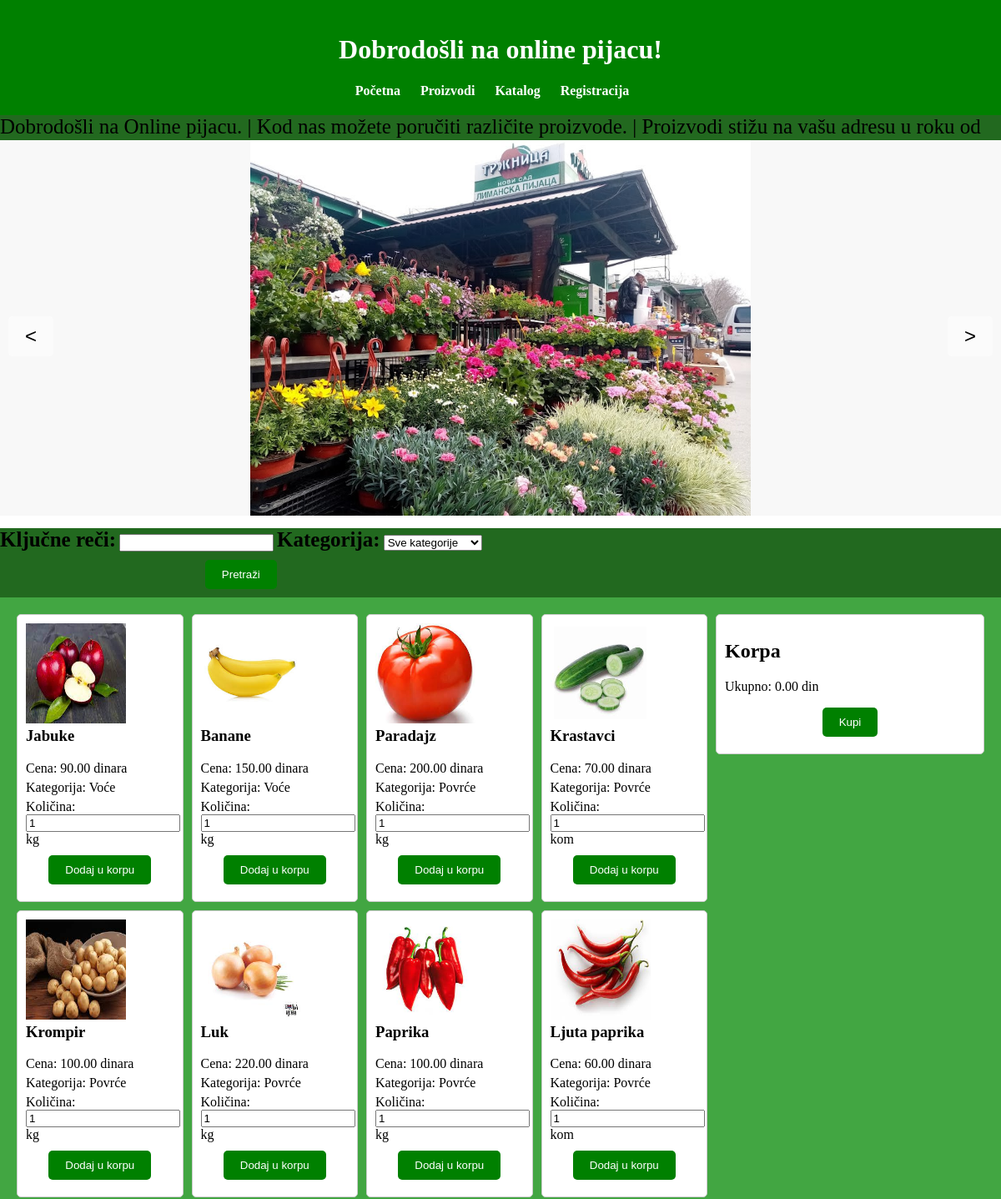
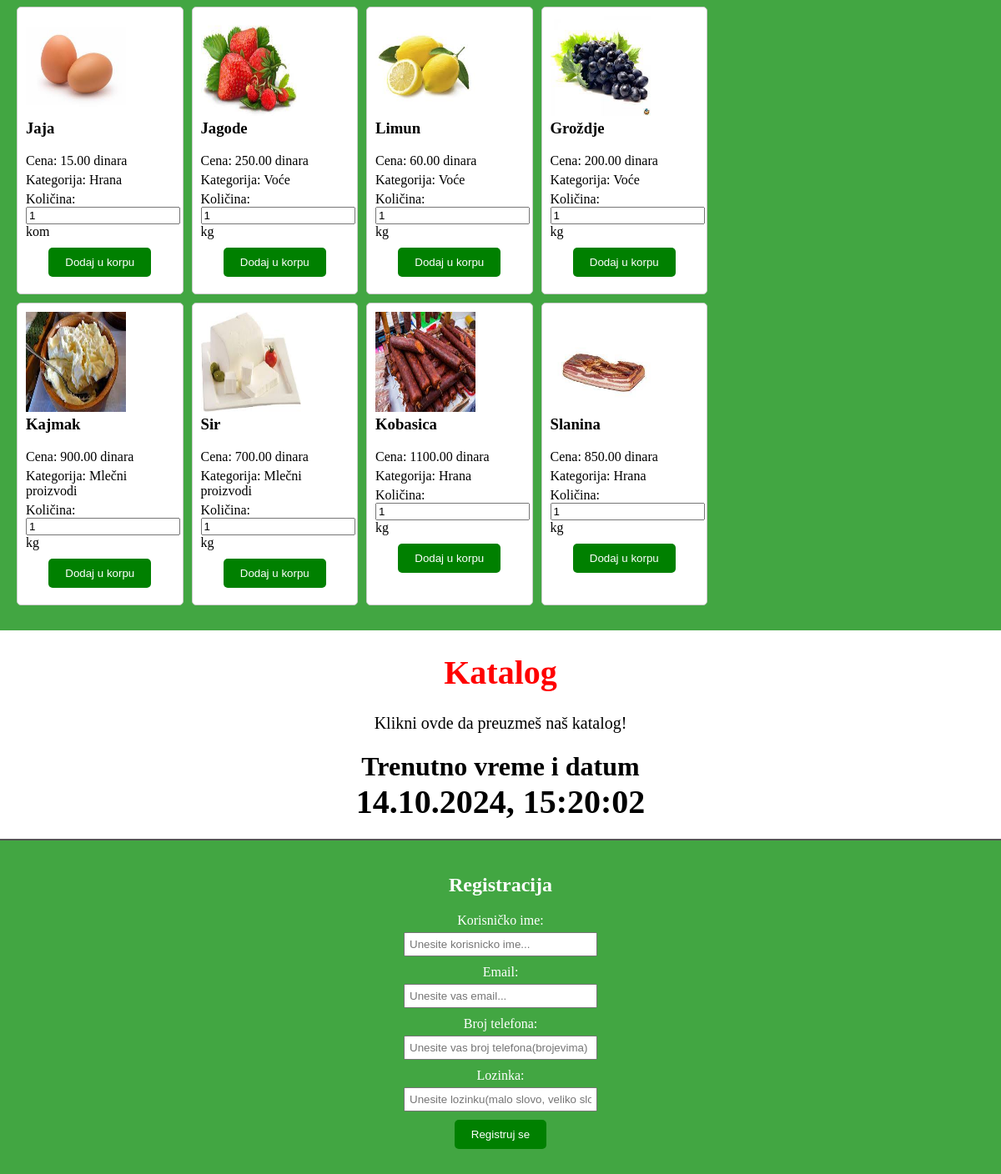
The page / on the database its author committed (2 pictures, top to bottom).
### tables this page shows
CREATE TABLE `proizvodi` (
  `id` int(11) NOT NULL,
  `ime` varchar(255) DEFAULT NULL,
  `cena` decimal(10,2) DEFAULT NULL,
  `kategorija` varchar(255) DEFAULT NULL,
  `slika` varchar(255) DEFAULT NULL,
  `jedinica` varchar(50) DEFAULT NULL
);

### index.php (the view, shortened to what this page needs)
<!DOCTYPE html>
<html lang="sr">
<head>
    <link rel="stylesheet" href="style.css">
</head>
<body>
<?php include 'bazapodataka.php'; ?>
<header>
        <h1>Dobrodošli na online pijacu!</h1>
        <nav>
            <ul>
                <li><a href="#">Početna</a></li>
                <li><a href="#proizvodi">Proizvodi</a></li>
                <li><a href="#preuzimanje">Katalog</a></li>
                <li><a href="#forma-registracija">Registracija</a></li>
            </ul>
        </nav>
</header>
<?php
    $marki_tekst = "Dobrodošli na Online pijacu. | Kod nas možete poručiti različite proizvode. | Proizvodi stižu na vašu adresu u roku od 2h. |";
    echo  "<marquee id='marki'>$marki_tekst</marquee>";
?>
    <div class="slider">
        <img src="pijace slike/liman.jpg" alt="Slika 1" class="trenutna-slika">
        <button id="prethodniBtn" class="dugme-slider prethodno-dugme">&lt;</button>
        <button id="sledeciBtn" class="dugme-slider sledece-dugme">&gt;</button>
    </div>
    <div id="pretraga">
    <form method="GET" action="<?php echo $_SERVER['PHP_SELF']; ?>">
    <label for="kljucne-reci">Ključne reči:</label>
    <input type="text" id="kljucne-reci" name="kljucne-reci">
    <label for="kategorija">Kategorija:</label>
    <select id="kategorija" name="kategorija">
        <option value="">Sve kategorije</option>
    </select>
    <button type="submit">Pretraži</button>
</form>
</div>
    <main>
    <section id="proizvodi">
<?php
if ($_SERVER["REQUEST_METHOD"] == "GET" && isset($_GET['kljucne-reci'])) {
    $kljucneReci = $_GET['kljucne-reci'];
    $kategorija = $_GET['kategorija'];
    $sql = "SELECT * FROM proizvodi WHERE ime LIKE '%$kljucneReci%'";
    if (!empty($kategorija)) {
        $sql .= " AND kategorija = '$kategorija'";
    }
    $rezultat = $conn->query($sql);
    if ($rezultat->num_rows > 0) {
        while($red = $rezultat->fetch_assoc()) {
            echo '<div class="proizvodi-kartica">';
            echo '<img src="' . $red["slika"] . '" alt="' . $red["ime"] . '">';
            echo '<h3>' . $red["ime"] . '</h3>';
            echo '<p>Cena: ' . $red["cena"] . ' dinara</p>';
            echo '<p>Kategorija: ' . $red["kategorija"] . '</p>';
            echo '<form class="dodaj-forma">';
            echo '<input type="hidden" name="proizvodId" value="' . $red["id"] . '">';
            echo '<input type="hidden" name="proizvodIme" value="' . $red["ime"] . '">';
            echo '<input type="hidden" name="proizvodCena" value="' . $red["cena"] . '">';
            echo '<input type="hidden" name="proizvodJedinica" value="' . $red["jedinica"] . '">';
            echo 'Količina: <input type="number" name="vidljiva-kolicina" value="1" min="1"> ' . $red["jedinica"];
            echo '<input type="hidden" name="kolicina" value="1">';
            echo '<button type="button" onclick="dodajUKorpu(this)">Dodaj u korpu</button>';
            echo '</form>';
            echo '</div>';
        }
    } else {
        echo "Nema rezultata pretrage.";
    }
} else {
    $sql = "SELECT * FROM proizvodi";
    $rezultat = $conn->query($sql);
    if ($rezultat->num_rows > 0) {
        while($red = $rezultat->fetch_assoc()) {
            echo '<div class="proizvodi-kartica">';
            echo '<img src="' . $red["slika"] . '" alt="' . $red["ime"] . '">';
            echo '<h3>' . $red["ime"] . '</h3>';
            echo '<p>Cena: ' . $red["cena"] . ' dinara</p>';
            echo '<p>Kategorija: ' . $red["kategorija"] . '</p>';
            echo '<form class="dodaj-forma">';
            echo 'Količina: <input type="number" name="vidljiva-kolicina" value="1" min="1"> ' . $red["jedinica"];
            echo '<button type="button" onclick="dodajUKorpu(this)">Dodaj u korpu</button>';
            echo '</form>';
            echo '</div>';
        }
    } else {
        echo "Nema dostupnih proizvoda.";
    }
}
?>
</section>
        <section id="korpa">
            <h2>Korpa</h2>
            <p>Ukupno: <span id="ukupna-cena">0.00 din</span></p>
            <button id="dugme-kupovine" onclick="kupovina()">Kupi</button>
        </section>
    </main>
    <div id="preuzimanje">
    <h1>Katalog</h1>
    <a href="preuzmi_pdf.php">Klikni ovde da preuzmeš naš katalog!</a>
</div>
<div id="vreme">
    <h1>Trenutno vreme i datum <br><span id="sat"></span></h1>
</div>
        <footer>
    <h2>Registracija</h2>
    <form id="forma-registracija" action="obrada_podataka.php" method="POST">
        <label for="korisnicko_ime">Korisničko ime:</label>
        <input type="text" id="korisnicko_ime" name="korisnicko_ime" placeholder="Unesite korisnicko ime...">
        <label for="email">Email:</label>
        <input type="text" id="email" name="email" placeholder="Unesite vas email...">
        <label for="broj_telefona">Broj telefona:</label>
        <input type="tel" id="broj_telefona" name="broj_telefona" placeholder="Unesite vas broj telefona(brojevima)">
        <label for="lozinka">Lozinka:</label>
        <input type="password" id="lozinka" name="lozinka" placeholder="Unesite lozinku(malo slovo, veliko slovo, znak...)">
        <button type="submit">Registruj se</button>
    </form>
</footer>
</body>
</html>

### style.css (style rules this page uses)
html,body { margin: 0; padding: 0; }
header { background-color: green; color: #fff; padding: 20px; text-align: center; }
nav ul { list-style-type: none; padding: 0; margin: 0; }
nav ul li { display: inline; margin-right: 20px; }
nav ul li a { text-decoration: none; color: #fff; font-weight: bold; }
#marki { background-color: #22691f; color: #000; height: 30px; font-size: 25px; }
.slider { display: flex; justify-content: center; align-items: center; position: relative; background-color: #f8f8f8; }
.slider img { width:50%; display: block; }
.dugme-slider { position: absolute; top: 50%; transform: translateY(-50%); background-color: rgba(255, 255, 255, 0.5); border: none; font-size: 24px; color: #000; cursor: pointer; }
.prethodno-dugme { left: 10px; }
.sledece-dugme { right: 10px; }
#pretraga { background-color: #22691f; display: flex; align-items: center; margin-top: 15px; }
#pretraga label { font-size: 25px; font-weight: bold; }
main { background-color: rgb(66, 166, 66); display: flex; flex-wrap: wrap; justify-content: space-between; padding: 20px; position: relative; }
#proizvodi { flex: 1; display: flex; flex-wrap: wrap; width: 85%; }
#korpa { flex: 0 0 300px; border: 1px solid #ccc; padding: 10px; background-color: #fff; border-radius: 5px; margin-left: auto; height: 50%; position: sticky; top: 20px; max-height: calc(100% - 40px); overflow-y: auto; right: 0; }
.proizvodi-kartica { border: 1px solid #ccc; background-color: #fff; padding: 10px; margin-right: 10px; margin-bottom: 10px; border-radius: 5px; width: calc(25% - 10px); display: inline-block; box-sizing: border-box; }
.proizvodi-kartica img { width: 120px; height: 120px; }
.proizvodi-kartica:nth-child(4n) { margin-right: 0; }
.proizvodi-kartica h3 { margin-top: 0; }
.proizvodi-kartica p { margin: 5px 0; }
button { display: block; margin: 10px auto; padding: 10px 20px; background-color: green; color: #fff; border: none; border-radius: 5px; cursor: pointer; }
#preuzimanje { display: block; text-align: center; font-size: 20px; color: red; }
#preuzimanje a { color: black; text-decoration: none; }
#vreme { display: block; margin: auto; text-align: center; }
#sat { font-size: 40px; }
footer { background-color: rgb(66, 166, 66); color: #fff; text-align: center; padding: 20px; border-top: 2px solid #555; }
footer form { margin-bottom: 10px; }
footer label { display: block; margin-bottom: 5px; margin-top: 10px; }
footer input[type="text"], footer input[type="password"], footer input[type ="tel"], footer input[type="email"] { padding: 5px; width: 20%; box-sizing: border-box; margin: 0 auto; display: block; }
footer button[type="submit"] { background-color: green; color: #fff; border: none; padding: 10px 20px; cursor: pointer; border-radius: 5px; }

### rows shown on the page
proizvodi: slika (picture), ime "Jabuke", cena "90.00", kategorija "Voće", jedinica "kg"
proizvodi: slika (picture), ime "Banane", cena "150.00", kategorija "Voće", jedinica "kg"
proizvodi: slika (picture), ime "Paradajz", cena "200.00", kategorija "Povrće", jedinica "kg"
proizvodi: slika (picture), ime "Krastavci", cena "70.00", kategorija "Povrće", jedinica "kom"
proizvodi: slika (picture), ime "Krompir", cena "100.00", kategorija "Povrće", jedinica "kg"
proizvodi: slika (picture), ime "Luk", cena "220.00", kategorija "Povrće", jedinica "kg"
proizvodi: slika (picture), ime "Paprika", cena "100.00", kategorija "Povrće", jedinica "kg"
proizvodi: slika (picture), ime "Ljuta paprika", cena "60.00", kategorija "Povrće", jedinica "kom"
proizvodi: slika (picture), ime "Jaja", cena "15.00", kategorija "Hrana", jedinica "kom"
proizvodi: slika (picture), ime "Jagode", cena "250.00", kategorija "Voće", jedinica "kg"
proizvodi: slika (picture), ime "Limun", cena "60.00", kategorija "Voće", jedinica "kg"
proizvodi: slika (picture), ime "Groždje", cena "200.00", kategorija "Voće", jedinica "kg"
proizvodi: slika (picture), ime "Kajmak", cena "900.00", kategorija "Mlečni proizvodi", jedinica "kg"
proizvodi: slika (picture), ime "Sir", cena "700.00", kategorija "Mlečni proizvodi", jedinica "kg"
proizvodi: slika (picture), ime "Kobasica", cena "1100.00", kategorija "Hrana", jedinica "kg"
proizvodi: slika (picture), ime "Slanina", cena "850.00", kategorija "Hrana", jedinica "kg"

### other values the page prints
$marki_tekst "Dobrodošli na Online pijacu. | Kod nas možete poručiti različite proizvode. | Proizvodi stižu na vašu adresu u roku od…"
